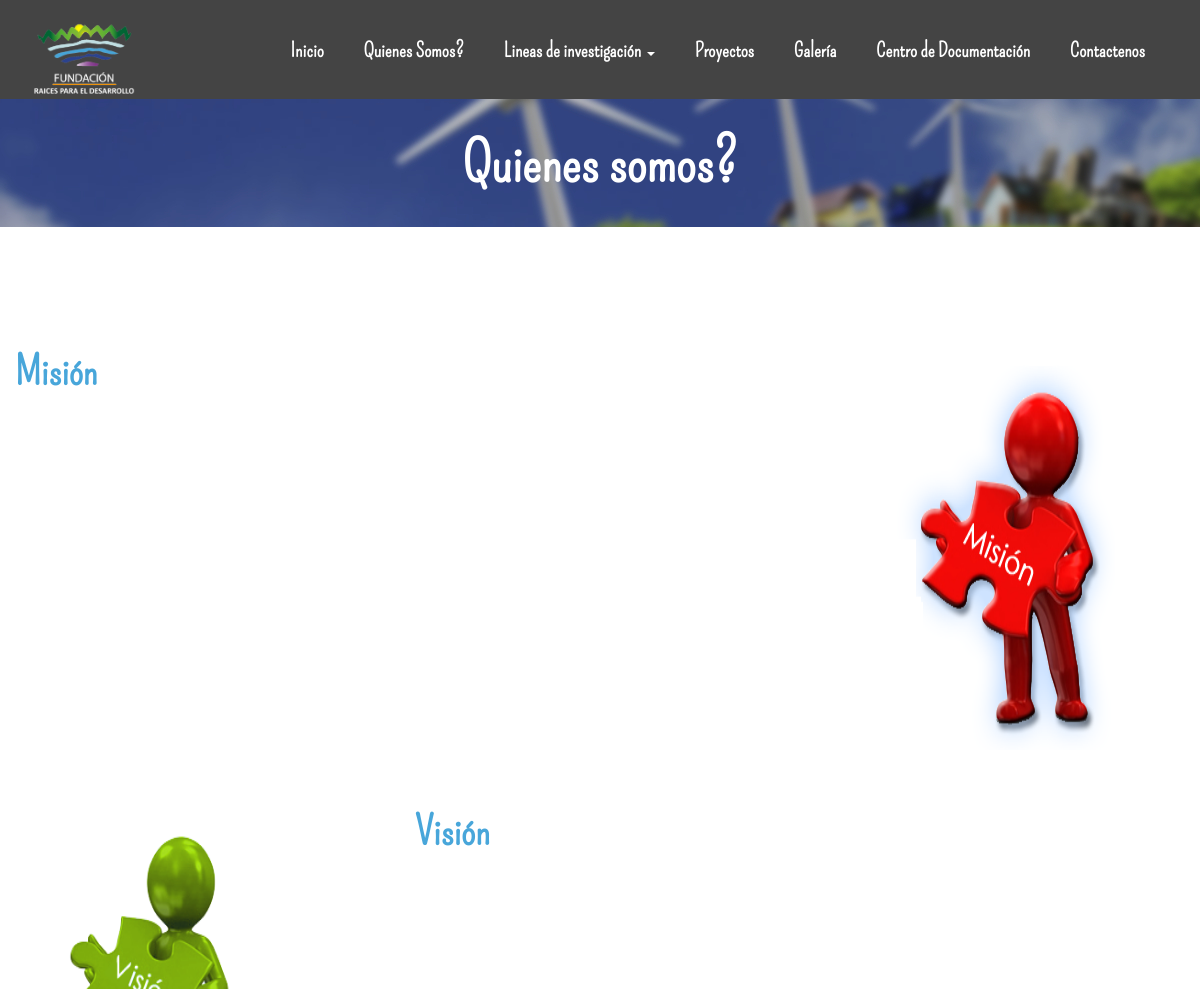
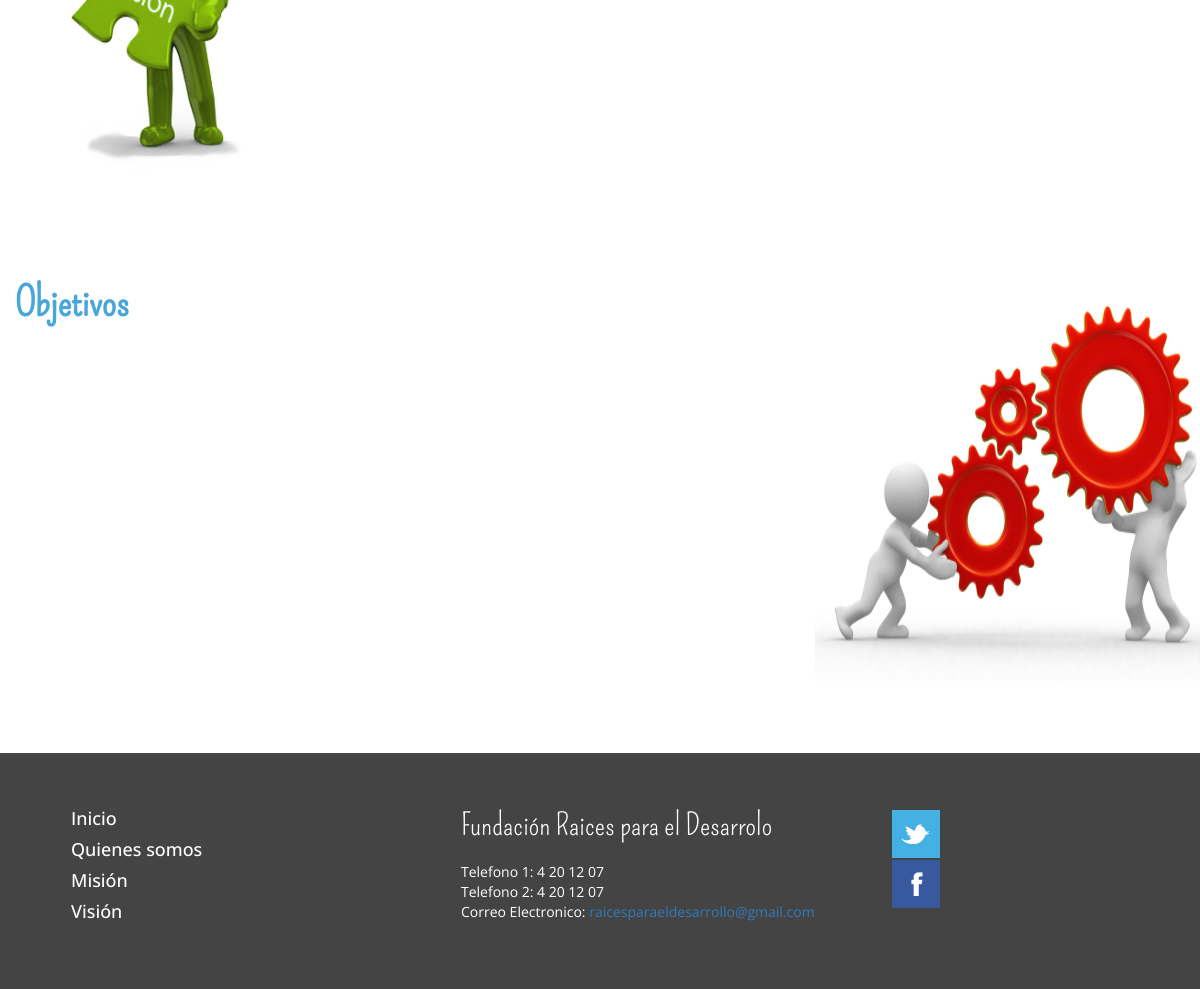
/quienes-somos/, run on an earlier commit of the app's database (2 pictures, top to bottom).
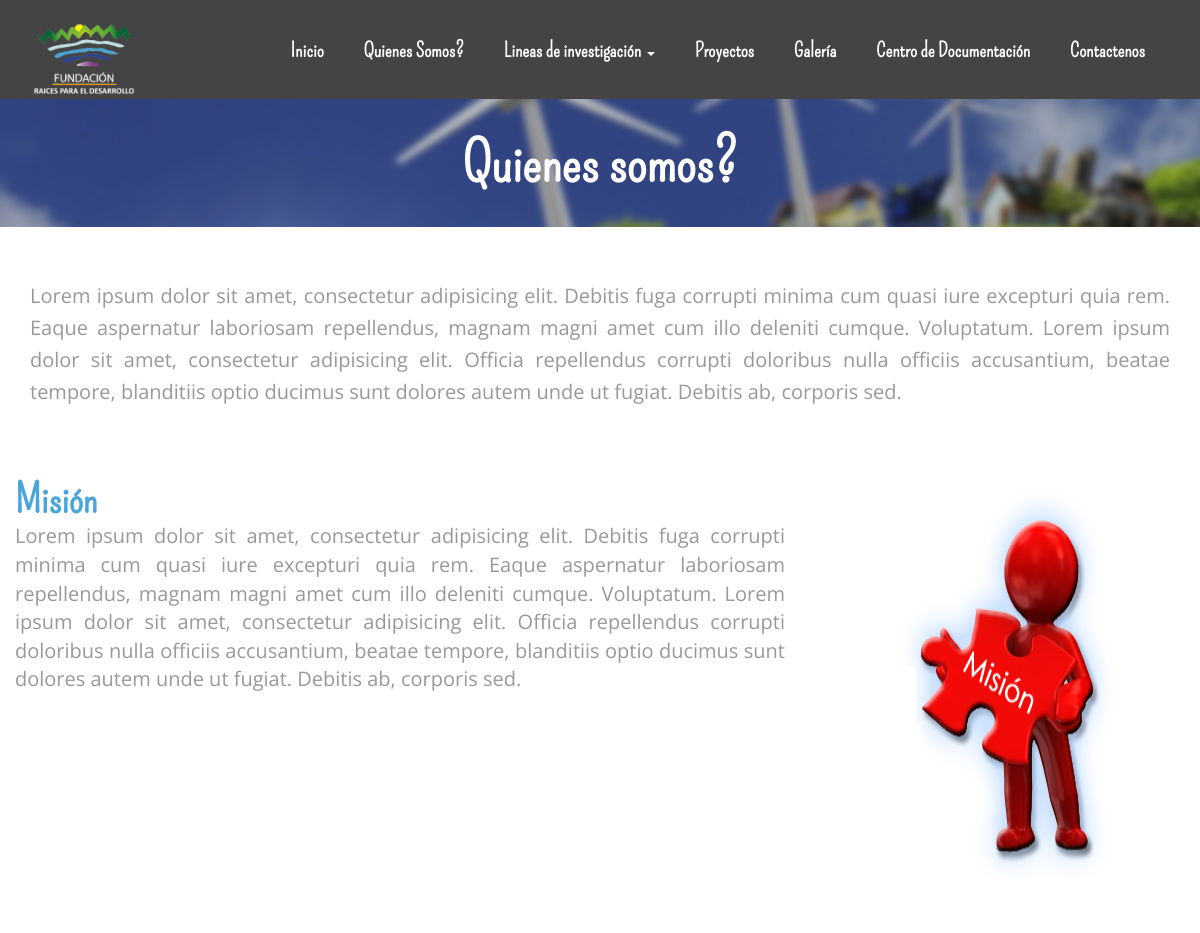
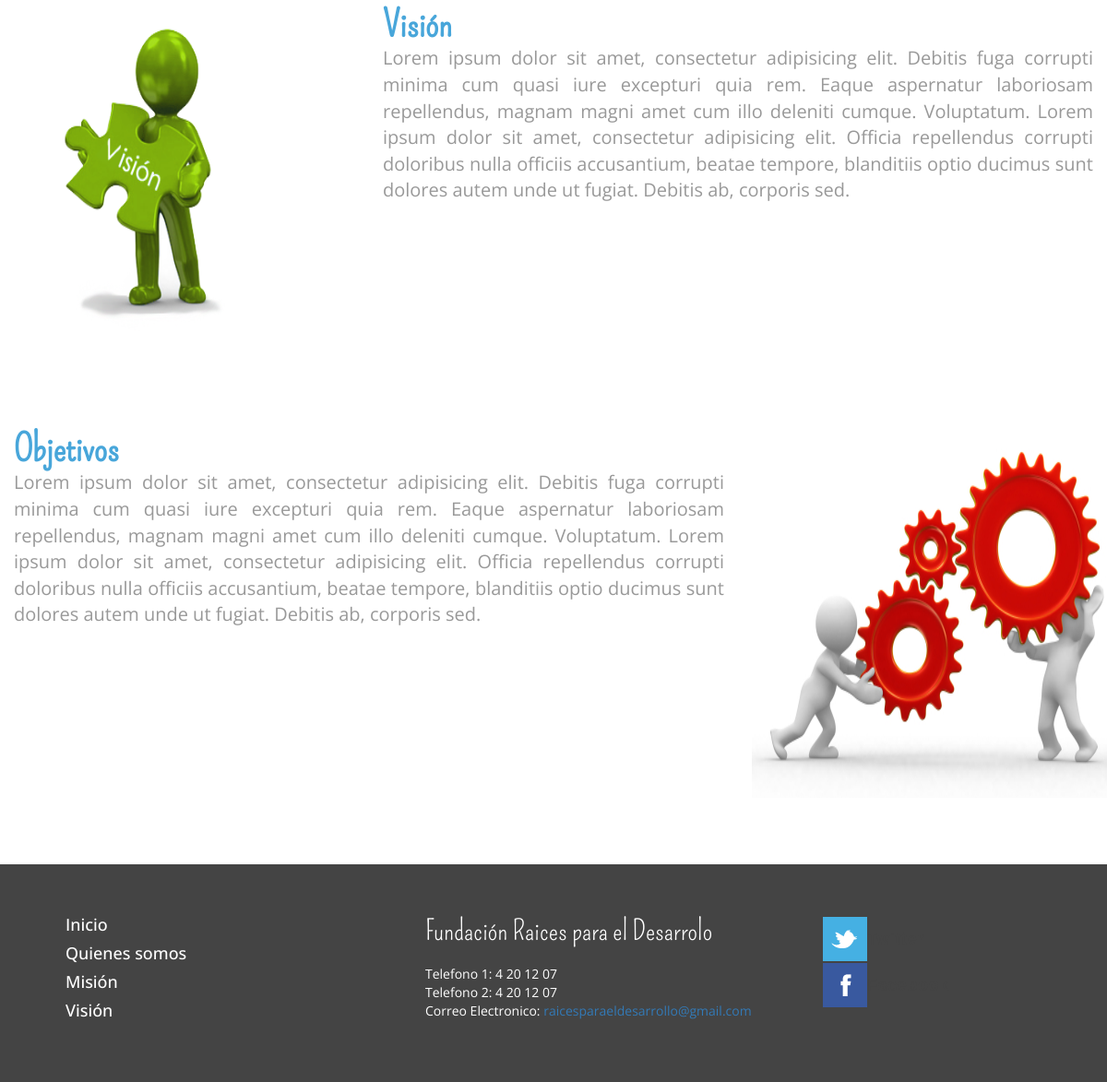
And on a later commit of the database (2 pictures, top to bottom).
### contenido/models.py (models this page shows, shortened)
class QuienesSomo(models.Model):
	quienes_somos = models.TextField(max_length=700,verbose_name="Quienes Somos",)
	mision = models.TextField(max_length=700,verbose_name="Mision",)
	vision = models.TextField(max_length=700,verbose_name="Vision",)
	objetivos = models.TextField(max_length=700,verbose_name="Objetivos",)
	class Meta:
		verbose_name = "Informacion sobre nosotros"
		verbose_name_plural = "Informacion sobre nosotros"

### contenido/views.py (the view)
# urls.py: url(r'^quienes-somos/$', views.AboutView.as_view(), name="about"),
class AboutView(TemplateView):
	template_name = 'about.html'
	def get_context_data(self, **kwargs):
		context = super(AboutView, self).get_context_data(**kwargs)
		context['quienes_somos'] =  QuienesSomo.objects.all().last()
		return context

### contenido/templates/about.html
{% extends "base.html" %}
{% load staticfiles %}
{% block content %}
<div class="header-banner">
	<section class="bgi banner5"><h2>Quienes somos?</h2> </section>
	<div class="about">
		<div class="container" style="margin-bottom: 40px;">
			<div class="about-top heading">
				<p style="font-size:20px;text-align: justify;">{% autoescape off %}{{quienes_somos.quienes_somos}}{% endautoescape %}</p>
			</div>
		</div>
		<div class="container" style="width:100%;">
			<div class="row" style="padding-top: 30px;padding-bottom: 30px;" >
				<div class="col-md-8">
					<h2 style="font-size: 40px; font-weight: 900; color: #48A6DA;" >Misión</h2>
					<p style="font-size:20px;text-align: justify; color: #999;">
						{% autoescape off %}{{quienes_somos.mision}}{% endautoescape %}
					</p>
				</div>
				<div class="col-md-4">
					<img src="{% static "images/mision.png" %}" alt="mision" style="width:300px; height:400px; ">
				</div>
			</div>
		</div>
			<div class="container"   style="width:100%;">
				<div class="row" style="padding-top: 30px;padding-bottom: 30px;" >
					<div class="col-md-4">
						<img src="{% static "images/vision.png"%}" alt="vision" style="width:300px; height:400px; margin-left: 40px;">
					</div>
					<div class="col-md-8">
						<h2 style="font-size: 40px; font-weight: 900; color: #48A6DA;">Visión</h2>
						<p style="font-size:20px; text-align: justify; color: #999;">
							{% autoescape off %}{{quienes_somos.vision}}{% endautoescape %}
						</p>
					</div>
				</div>
			</div>
			<div class="container" style="width:100%;">
			<div class="row" style="padding-top: 30px;padding-bottom: 30px;" >
				<div class="col-md-8">
					<h2 style="font-size: 40px; font-weight: 900; color: #48A6DA;" >Objetivos</h2>
					<p style="font-size:20px; text-align: justify; color: #999;">
						{% autoescape off %}{{quienes_somos.objetivos}}{% endautoescape %}
					</p>
				</div>
				<div class="col-md-4">
					<img src="{% static "images/objetivo.jpg"%}" alt="mision" style="width:400px; height:400px; ">
				</div>
			</div>
		</div>
	</div>
</div>
{% endblock %}

What changed in the data, as far as the page shows it:
added QuienesSomo: quienes_somos "Lorem ipsum dolor sit amet, consectetur adipisicing elit. Debitis fuga corrupti minima cum quasi iure excepturi quia rem. Eaque aspernatur laboriosam repellendus, magnam magni amet cum illo deleniti cumque. Voluptatum. Lorem ipsum dolor sit amet, consectetur adipisicing elit. Officia repellendus corrupti doloribus nulla officiis accusantium, beatae tempore, blanditiis optio ducimus sunt dolores autem unde ut fugiat. Debitis ab, corporis sed.", mision "Lorem ipsum dolor sit amet, consectetur adipisicing elit. Debitis fuga corrupti minima cum quasi iure excepturi quia rem. Eaque aspernatur laboriosam repellendus, magnam magni amet cum illo deleniti cumque. Voluptatum. Lorem ipsum dolor sit amet, consectetur adipisicing elit. Officia repellendus corrupti doloribus nulla officiis accusantium, beatae tempore, blanditiis optio ducimus sunt dolores autem unde ut fugiat. Debitis ab, corporis sed.", vision "Lorem ipsum dolor sit amet, consectetur adipisicing elit. Debitis fuga corrupti minima cum quasi iure excepturi quia rem. Eaque aspernatur laboriosam repellendus, magnam magni amet cum illo deleniti cumque. Voluptatum. Lorem ipsum dolor sit amet, consectetur adipisicing elit. Officia repellendus corrupti doloribus nulla officiis accusantium, beatae tempore, blanditiis optio ducimus sunt dolores autem unde ut fugiat. Debitis ab, corporis sed.", objetivos "Lorem ipsum dolor sit amet, consectetur adipisicing elit. Debitis fuga corrupti minima cum quasi iure excepturi quia rem. Eaque aspernatur laboriosam repellendus, magnam magni amet cum illo deleniti cumque. Voluptatum. Lorem ipsum dolor sit amet, consectetur adipisicing elit. Officia repellendus corrupti doloribus nulla officiis accusantium, beatae tempore, blanditiis optio ducimus sunt dolores autem unde ut fugiat. Debitis ab, corporis sed."
